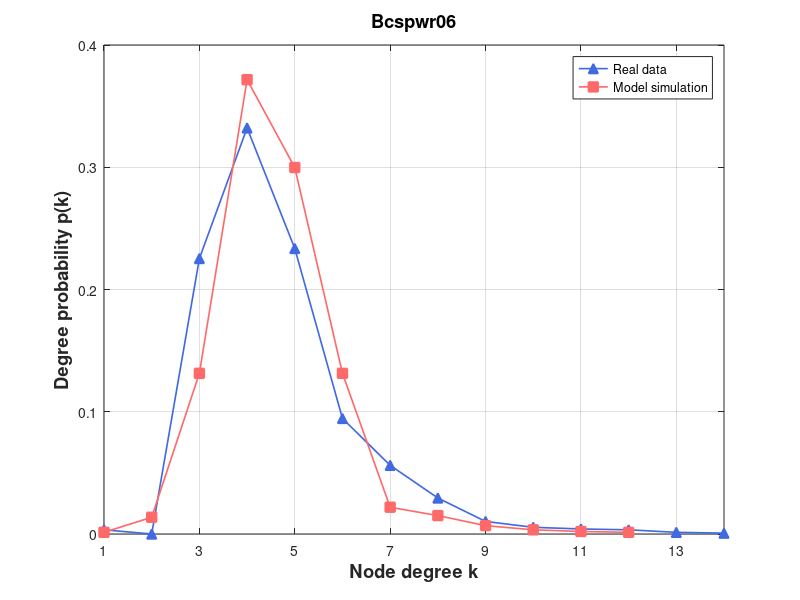

Reproduce this figure in MATLAB.
% Create some data
% 定义度数直方图

degree_hist1 = [0, 5, 0, 329, 485, 341, 138, 82, 43, 15, 8, 6, 5, 2, 1];
degree_hist2 = [0, 2, 20, 192, 543, 438, 192, 32, 22,10,5,3,2];

% 将度数直方图转换为浮点型数组
 [0, 105, 92, 79, 51, 47, 24, 14, 6, 5, 2, 3, 4, 2, 1, 1, 1, 1, 2]
degree_hist1 = double(degree_hist1);
degree_hist2 = double(degree_hist2);

degree1 = degree_hist1(2:end);
degree2 = degree_hist2(2:end);
% 计算度数概率
degree_prob1 = degree1 / sum(degree1);
degree_prob2 = degree2 / sum(degree2);

figure

set(gca, 'FontSize', 12);

  
plot(1:length(degree_prob1), degree_prob1, '^-','Color',[65/256,105/256,225/256],'LineWidth',1.2,'Markersize',7,'MarkerFaceColor',[65/256,105/256,225/256])

hold on
%plot(eb, predictionData,'ro-','LineWidth',1.2,'Markersize',7,'MarkerFaceColor','r')
%plot(eb, predictionData, 's-','Color',[171/256,130/256,255/256],'LineWidth',1.2,'Markersize',7,'MarkerFaceColor',[171/256,130/256,255/256]) 
%plot(eb, epsilon7, 's-','Color',[0/256,206/256,209/256],'LineWidth',1.2,'Markersize',7,'MarkerFaceColor',[0/256,206/256,209/256])

%plot(eb, size700, 's-','Color',[171/256,130/256,255/256],'LineWidth',1.2,'Markersize',7,'MarkerFaceColor',[171/256,130/256,255/256]) %Purple
plot(1:length(degree_prob2), degree_prob2, 's-','Color',[255/256,106/256,106/256],'LineWidth',1.2,'Markersize',7,'MarkerFaceColor',[255/256,106/256,106/256])



% Turn on the grid
grid on

% Add title and axis labels
%title('Performance of Baseband QPSK')
xlabel('Node degree k','FontSize',13.2,'FontWeight','bold')
ylabel('Degree probability p(k)','FontSize',13.2,'FontWeight','bold')
legend('Real data', 'Model simulation')
% title('Wikibooks (Initial)', 'FontSize', 13.2, 'FontWeight', 'bold')
title('Bcspwr06', 'FontSize', 13.2, 'FontWeight', 'bold')
% axis([0.03 1.02 0 0.35])
%set(gca,'xtick',[xmin:step:xmax])
% set(gca,'xtick',[1:1000:11000])
set(gca,'xtick', 1:2:max(length(degree_prob1),length(degree_prob2)))
% set(gca,'xticklabels',{'0','0.16','0.32','0.48','0.64','0.80'});
%set(gca,'ytick',[0:0.05:0.35])
xlim([1 max(length(degree_prob1),length(degree_prob2))])
%set(gca,'xscale','log')
